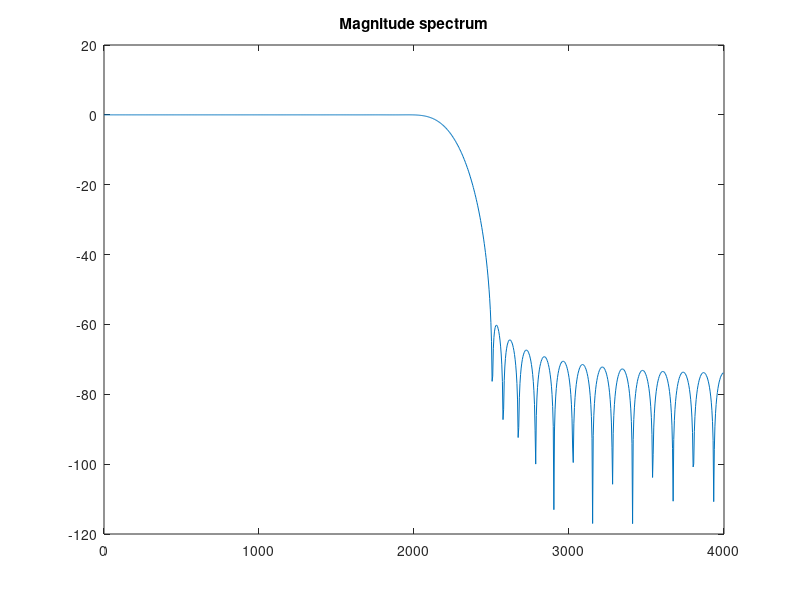
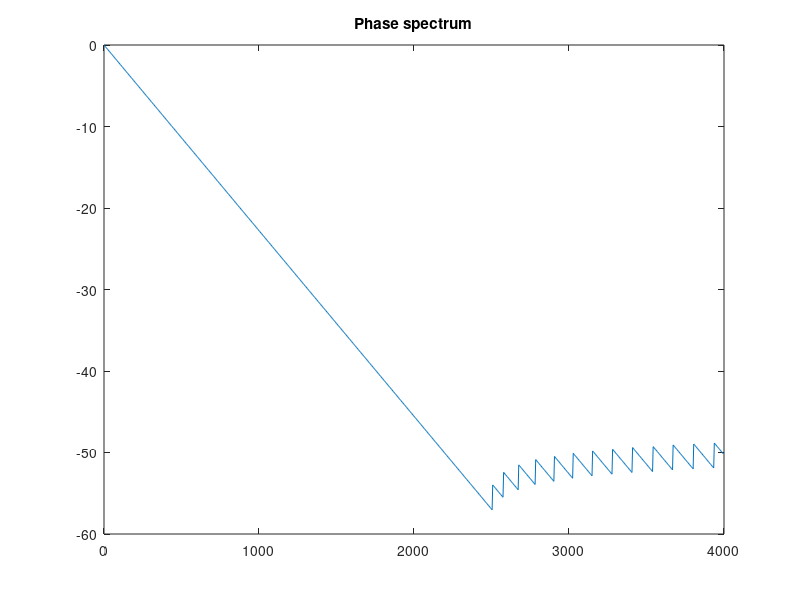
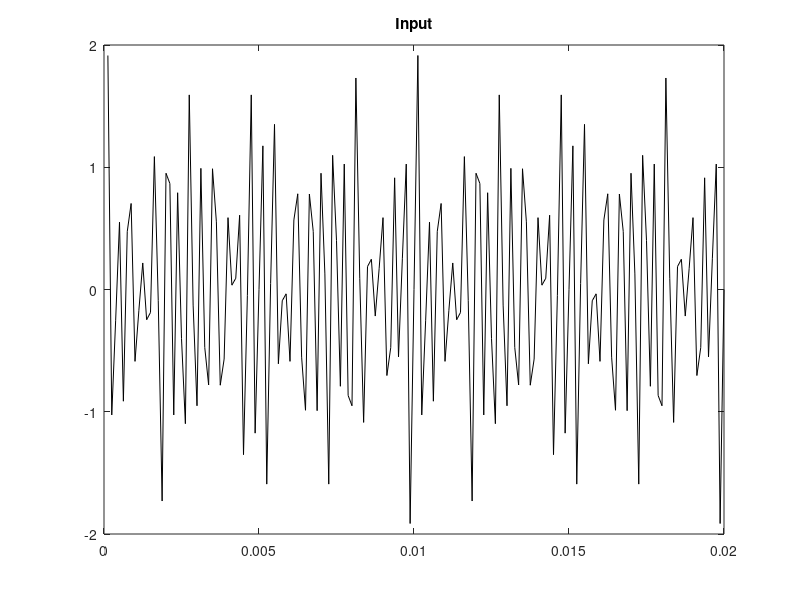
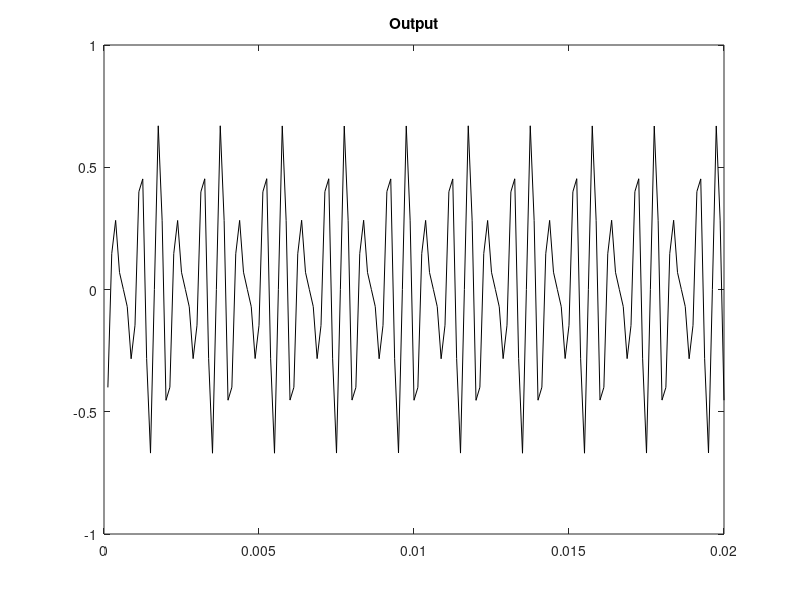

Recreate these plots in MATLAB, in order.
%MaxGain=0dB,MaxPassBandRipple,Rp=3dB,MinStopBandAtten,Rs=60dB
%PassEdgeFreq=2KHz,StopEdgeFreq=2.5Khz,Fsamp=8KHz.
%if gain is normalised gain=1,Rp<3dB==0.05,(20*log10(x/1)=3,find x)
%Similarly Rs=60dB,x=.001,(20*log10(1/x)=60)

fsamp = 8000;
fcuts = [2000 2500];
mags = [1 0];
devs = [.05 .001];

[n,Wn,beta,ftype]=kaiserord(fcuts,mags,devs,fsamp)
hh = fir1(n,Wn,ftype,kaiser(n+1,beta),'noscale')%we can use command wintool to generate any window of any size ,remeber window size is 1 greater than filter order
[H,w]=freqz(hh,1,1024);
mag=20*log10(abs(H));
phs=angle(H);
plot(w/pi*fsamp/2,mag);title('Magnitude spectrum');figure;
plot(w/pi*fsamp/2,unwrap(phs));title('Phase spectrum');figure

A=[.4 .3 .5 1];F=[1500;2000;3000;2600];
t=1/fsamp:1/fsamp:.1;
X=A*sin(2*pi*F*t);
plot(t(1:160),X(end-159:end),'k');title('Input');figure
Y=filter(hh,1,X);
plot(t(1:160),Y(end-159:end),'k');title('Output')
